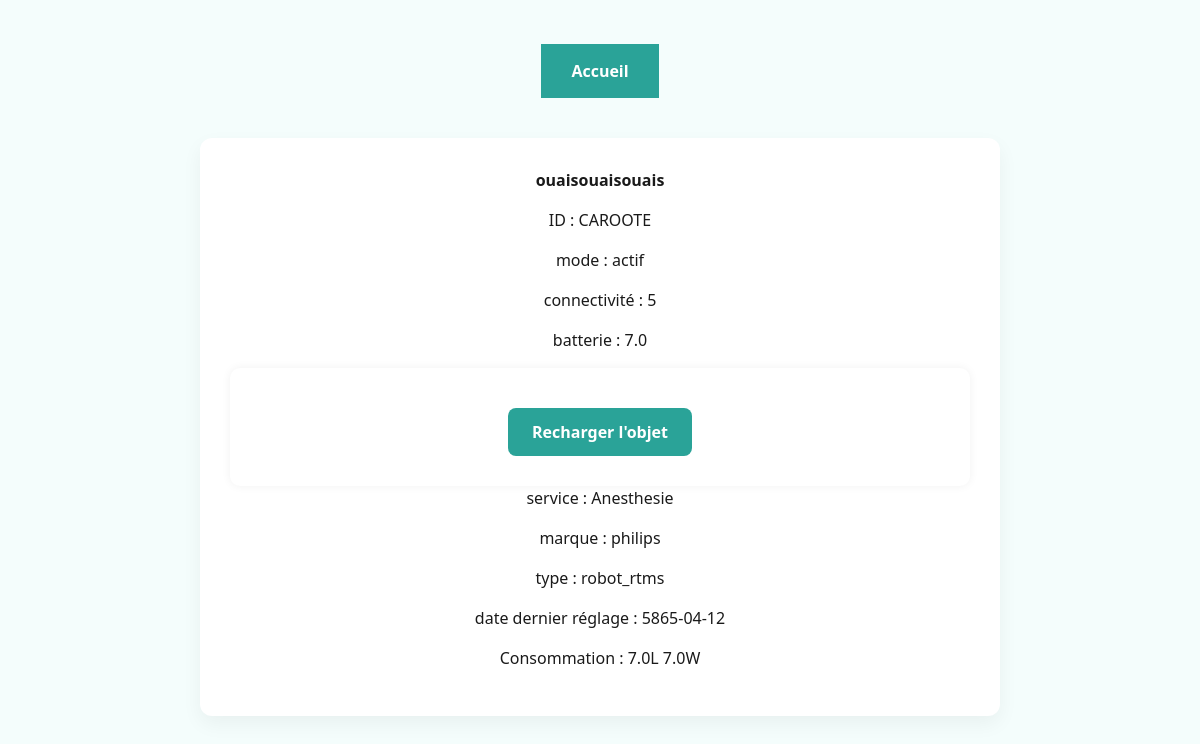
/objet/CAROOTE (signed in), run on the app's committed database.
### tables this page shows
CREATE TABLE Objet (
    ID INT PRIMARY KEY,
    TempActuelle REAL,
    tempcible REAL,
    mode VARCHAR(30),
    connectivite VARCHAR(30),
    batterie REAL,
    service VARCHAR(30),
    marque VARCHAR(50),
    nom VARCHAR(255),
    type VARCHAR(30),
    dernierReglage DATE,
    ConsommationL REAL,
    ConsommationW REAL
);

### app.py (the view)
@app.route('/objet/<IDobjet>')
def objet(IDobjet):
    conn = sql.connect("donnees.db")
    cursor = conn.cursor()
    cursor.execute("SELECT * FROM Objet WHERE ID = ?", (IDobjet,))
    objet = cursor.fetchone()
    conn.close()
    return render_template("objet.html", objet=objet) if objet else ("Objet non trouvé", 404)

### app.py (called while the page is built)
@app.context_processor
def inject_user_type():
    def get_user_type_safe(pseudo):
        result = get_user_type(pseudo)
        return int(result[0]) if result else 0
    return dict(get_user_type=get_user_type_safe)

### models.py (called while the page is built)
def get_user_type(pseudonyme):
    con = sql.connect("donnees.db")
    cur = con.cursor()
    cur.execute("SELECT type FROM Informations WHERE pseudonyme = ? OR email = ?", (pseudonyme, pseudonyme))
    result = cur.fetchone()
    con.close()
    return result

### templates/objet.html (shortened to what this page needs)
<!DOCTYPE html>
<html lang="fr">
<head>
    <link rel="stylesheet" href="https://cdn.jsdelivr.net/npm/bootstrap@5.3.0/dist/css/bootstrap.min.css">
    <link rel="stylesheet" href="{{ url_for('static', filename='dist/css/styles.css') }}">
</head>
<body>
    <div class="navbar">
        <a href="{{ url_for('accueil')}}">Accueil</a>
    </div>
    <div class="container text-center">
        <p><strong>{{ objet[8] }}</strong></p>
        <p>ID : {{ objet[0] }}</p>
        <p>mode : {{ objet[3] }}</p>
        <p>connectivité : {{ objet[4] }}</p>
        <p>batterie : {{ objet[5] }}</p>
        {% if get_user_type(session['username']) >=2 %}
        <form action="/objet/{{objet[0] }}/reload" method="post">
            <button class="btn" type="submit">Recharger l'objet</button>
        </form>
        {% endif %}
        <p>service :  {{ objet[6] }}</p>
        <p>marque : {{ objet[7] }}</p>
        <p>type : {{ objet[9] }}</p>
        <p>date dernier réglage : {{ objet[10] }}</p>
        <p>Consommation  : {{objet[11]}}L  {{objet[12]}}W</p>
    </div>
</body>

### data on the page
Objet: nom "ouaisouaisouais", ID "CAROOTE", mode "actif", connectivite "5", batterie "7.0", service "Anesthesie", marque "philips", type "robot_rtms", dernierReglage "5865-04-12", ConsommationL "7.0", ConsommationW "7.0"
